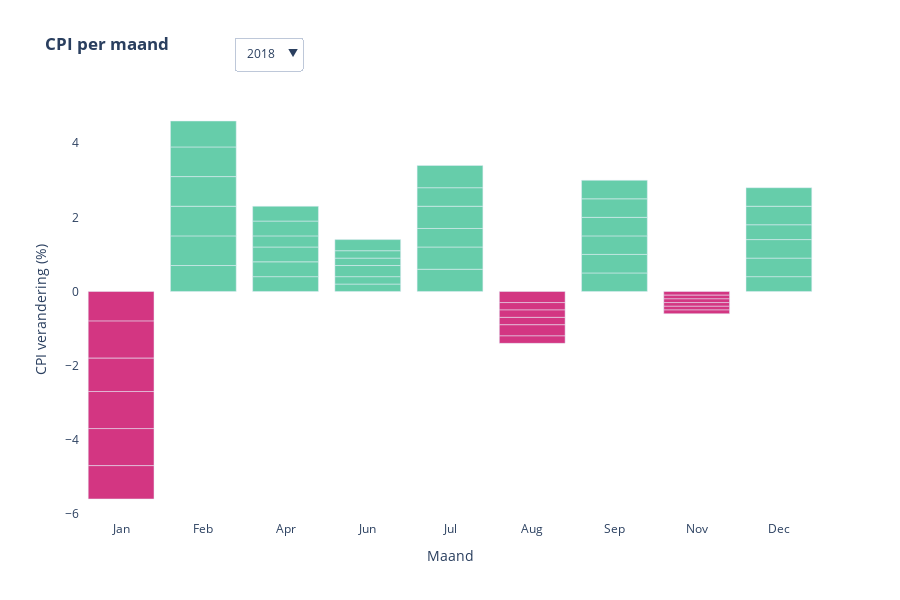

The notebook cell saved with this chart:
### Markdown cell above
Het figuur laat zien hoe het percentage mensen in Zweden dat in armoede leeft zich heeft ontwikkeld tussen 2018 en 2022. Er worden twee soorten armoede weergegeven: extreme armoede (gebaseerd op een internationale grens van $3 per dag) en armoede volgens de nationale armoedegrens van Zweden.

### Code cell
import pandas as pd
import plotly.graph_objects as go

# Data voorbereiding
df_CPI = pd.read_csv('processed_data/CPI.csv')
df_CPI = df_CPI.rename(columns={'month': 'Month', 'DATA': 'Value'})
df_CPI['Year'] = df_CPI['Month'].str[:4].astype(int)
df_CPI = df_CPI[df_CPI['Year'].between(2018, 2022)]
df_CPI['Month'] = pd.to_datetime(df_CPI['Month'], format='%YM%m').dt.strftime('%b')
df_CPI['Month'] = pd.Categorical(df_CPI['Month'], 
                                categories=['Jan', 'Feb', 'Mrt', 'Apr', 'Mei', 'Jun',
                                           'Jul', 'Aug', 'Sep', 'Okt', 'Nov', 'Dec'],
                                ordered=True)

# Kleur instellen
positive_color = '#66CDAA'  # Oranje
negative_color = '#d33682'  # Blauw als contrast

# Figuur maken
fig3 = go.Figure()

for year in sorted(df_CPI['Year'].unique()):
    df_year = df_CPI[df_CPI['Year'] == year].sort_values('Month')
    
    # Per staaf de juiste kleur toewijzen
    colors = [positive_color if val >= 0 else negative_color for val in df_year['Value']]
    
    fig3.add_trace(go.Bar(
        x=df_year['Month'],
        y=df_year['Value'],
        name=str(year),
        visible=(year == 2018),
        marker_color=colors
    ))

# Jaarkiezer
buttons = []
for i, year in enumerate(sorted(df_CPI['Year'].unique())):
    visible = [False] * len(df_CPI['Year'].unique())
    visible[i] = True
    buttons.append(
        dict(label=str(year),
             method="update",
             args=[{"visible": visible}])  # Geen titel hier!
    )

# Layout
fig3.update_layout(
    title='<b>CPI per maand</b>',
    xaxis=dict(title='Maand'),
    yaxis=dict(title='CPI verandering (%)'),
    updatemenus=[{
        "buttons": buttons,
        "direction": "down",
        "active": 0,
        "x": 0.3,
        "y": 1.15
    }],
    height=600,
    plot_bgcolor='white'
)

fig3.show()

### Figure 1 — Plotly figure (JSON) as saved in the notebook; plotly's stock layout.template omitted (floating-point values rounded to 4 significant figures)
{"data": [{"marker": {"color": ["#d33682", "#d33682", "#d33682", "#d33682", "#d33682", "#d33682", "#66CDAA", "#66CDAA", "#66CDAA", "#66CDAA", "#66CDAA", "#66CDAA", "#66CDAA", "#66CDAA", "#66CDAA", "#66CDAA", "#66CDAA", "#66CDAA", "#66CDAA", "#66CDAA", "#66CDAA", "#66CDAA", "#66CDAA", "#66CDAA", "#66CDAA", "#66CDAA", "#66CDAA", "#66CDAA", "#66CDAA", "#66CDAA", "#d33682", "#d33682", "#d33682", "#d33682", "#d33682", "#d33682", "#66CDAA", "#66CDAA", "#66CDAA", "#66CDAA", "#66CDAA", "#66CDAA", "#d33682", "#d33682", "#d33682", "#d33682", "#d33682", "#d33682", "#66CDAA", "#66CDAA", "#66CDAA", "#66CDAA", "#66CDAA", "#66CDAA", "#66CDAA", "#66CDAA", "#d33682", "#66CDAA", "#66CDAA", "#d33682", "#66CDAA", "#66CDAA", "#d33682", "#66CDAA", "#66CDAA", "#d33682", "#66CDAA", "#66CDAA", "#d33682", "#66CDAA", "#66CDAA", "#d33682"]}, "name": "2018", "type": "bar", "visible": true, "x": ["Jan", "Jan", "Jan", "Jan", "Jan", "Jan", "Feb", "Feb", "Feb", "Feb", "Feb", "Feb", "Apr", "Apr", "Apr", "Apr", "Apr", "Apr", "Jun", "Jun", "Jun", "Jun", "Jun", "Jun", "Jul", "Jul", "Jul", "Jul", "Jul", "Jul", "Aug", "Aug", "Aug", "Aug", "Aug", "Aug", "Sep", "Sep", "Sep", "Sep", "Sep", "Sep", "Nov", "Nov", "Nov", "Nov", "Nov", "Nov", "Dec", "Dec", "Dec", "Dec", "Dec", "Dec", null, null, null, null, null, null, null, null, null, null, null, null, null, null, null, null, null, null], "y": [-0.8, -1.0, -0.9, -1.0, -1.0, -0.9, 0.7, 0.8, 0.8, 0.8, 0.8, 0.7, 0.4, 0.4, 0.4, 0.3, 0.4, 0.4, 0.2, 0.2, 0.3, 0.2, 0.2, 0.3, 0.6, 0.6, 0.5, 0.6, 0.5, 0.6, -0.3, -0.2, -0.2, -0.2, -0.3, -0.2, 0.5, 0.5, 0.5, 0.5, 0.5, 0.5, -0.1, -0.1, -0.1, -0.1, -0.1, -0.1, 0.4, 0.5, 0.5, 0.4, 0.5, 0.5, 0.3, 0.2, -0.1, 0.3, 0.2, -0.1, 0.3, 0.3, -0.1, 0.3, 0.3, -0.1, 0.3, 0.3, -0.2, 0.3, 0.3, -0.2]}, {"marker": {"color": ["#d33682", "#d33682", "#d33682", "#d33682", "#d33682", "#d33682", "#66CDAA", "#66CDAA", "#66CDAA", "#66CDAA", "#66CDAA", "#66CDAA", "#66CDAA", "#66CDAA", "#66CDAA", "#66CDAA", "#66CDAA", "#66CDAA", "#d33682", "#d33682", "#d33682", "#d33682", "#d33682", "#d33682", "#66CDAA", "#66CDAA", "#66CDAA", "#66CDAA", "#66CDAA", "#66CDAA", "#d33682", "#d33682", "#d33682", "#d33682", "#d33682", "#d33682", "#66CDAA", "#66CDAA", "#66CDAA", "#66CDAA", "#66CDAA", "#66CDAA", "#66CDAA", "#66CDAA", "#66CDAA", "#66CDAA", "#66CDAA", "#66CDAA", "#66CDAA", "#66CDAA", "#66CDAA", "#66CDAA", "#66CDAA", "#66CDAA", "#66CDAA", "#66CDAA", "#66CDAA", "#66CDAA", "#66CDAA", "#66CDAA", "#66CDAA", "#66CDAA", "#66CDAA", "#66CDAA", "#66CDAA", "#66CDAA", "#66CDAA", "#66CDAA", "#66CDAA", "#66CDAA", "#66CDAA", "#66CDAA"]}, "name": "2019", "type": "bar", "visible": false, "x": ["Jan", "Jan", "Jan", "Jan", "Jan", "Jan", "Feb", "Feb", "Feb", "Feb", "Feb", "Feb", "Apr", "Apr", "Apr", "Apr", "Apr", "Apr", "Jun", "Jun", "Jun", "Jun", "Jun", "Jun", "Jul", "Jul", "Jul", "Jul", "Jul", "Jul", "Aug", "Aug", "Aug", "Aug", "Aug", "Aug", "Sep", "Sep", "Sep", "Sep", "Sep", "Sep", "Nov", "Nov", "Nov", "Nov", "Nov", "Nov", "Dec", "Dec", "Dec", "Dec", "Dec", "Dec", null, null, null, null, null, null, null, null, null, null, null, null, null, null, null, null, null, null], "y": [-1.0, -1.2, -1.1, -1.3, -1.2, -1.0, 0.7, 0.7, 0.7, 0.8, 0.7, 0.7, 0.7, 0.7, 0.6, 0.7, 0.7, 0.7, -0.2, -0.2, -0.1, -0.2, -0.1, -0.1, 0.7, 0.7, 0.4, 0.5, 0.4, 0.5, -0.5, -0.4, -0.4, -0.5, -0.5, -0.5, 0.5, 0.4, 0.5, 0.5, 0.5, 0.5, 0.1, 0.1, 0.1, 0.1, 0.1, 0.1, 0.4, 0.4, 0.4, 0.4, 0.4, 0.4, 0.2, 0.3, 0.0, 0.2, 0.3, 0.0, 0.2, 0.3, 0.0, 0.2, 0.3, 0.0, 0.2, 0.3, 0.1, 0.2, 0.3, 0.1]}, {"marker": {"color": ["#d33682", "#d33682", "#d33682", "#d33682", "#d33682", "#d33682", "#66CDAA", "#66CDAA", "#66CDAA", "#66CDAA", "#66CDAA", "#66CDAA", "#d33682", "#d33682", "#d33682", "#d33682", "#d33682", "#d33682", "#66CDAA", "#66CDAA", "#66CDAA", "#66CDAA", "#66CDAA", "#66CDAA", "#66CDAA", "#66CDAA", "#66CDAA", "#66CDAA", "#66CDAA", "#66CDAA", "#d33682", "#d33682", "#d33682", "#d33682", "#d33682", "#d33682", "#66CDAA", "#66CDAA", "#66CDAA", "#66CDAA", "#66CDAA", "#66CDAA", "#66CDAA", "#66CDAA", "#d33682", "#66CDAA", "#d33682", "#66CDAA", "#66CDAA", "#66CDAA", "#66CDAA", "#66CDAA", "#66CDAA", "#66CDAA", "#d33682", "#66CDAA", "#d33682", "#d33682", "#66CDAA", "#d33682", "#d33682", "#66CDAA", "#66CDAA", "#d33682", "#66CDAA", "#d33682", "#d33682", "#66CDAA", "#d33682", "#d33682", "#66CDAA", "#d33682"]}, "name": "2020", "type": "bar", "visible": false, "x": ["Jan", "Jan", "Jan", "Jan", "Jan", "Jan", "Feb", "Feb", "Feb", "Feb", "Feb", "Feb", "Apr", "Apr", "Apr", "Apr", "Apr", "Apr", "Jun", "Jun", "Jun", "Jun", "Jun", "Jun", "Jul", "Jul", "Jul", "Jul", "Jul", "Jul", "Aug", "Aug", "Aug", "Aug", "Aug", "Aug", "Sep", "Sep", "Sep", "Sep", "Sep", "Sep", "Nov", "Nov", "Nov", "Nov", "Nov", "Nov", "Dec", "Dec", "Dec", "Dec", "Dec", "Dec", null, null, null, null, null, null, null, null, null, null, null, null, null, null, null, null, null, null], "y": [-1.4, -1.3, -1.3, -1.6, -1.6, -1.5, 0.5, 0.4, 0.5, 0.5, 0.4, 0.5, -0.4, -0.3, -0.3, -0.4, -0.3, -0.3, 0.6, 0.6, 0.6, 0.6, 0.6, 0.6, 0.4, 0.4, 0.2, 0.2, 0.2, 0.2, -0.2, -0.1, -0.1, -0.2, -0.2, -0.2, 0.0, 0.0, 0.1, 0.1, 0.1, 0.1, 0.0, 0.0, -0.1, 0.0, -0.1, 0.0, 0.7, 0.7, 0.7, 0.7, 0.8, 0.8, -0.2, 0.6, -0.1, -0.2, 0.6, -0.1, -0.2, 0.6, 0.0, -0.2, 0.6, -0.1, -0.2, 0.6, -0.1, -0.2, 0.6, -0.1]}, {"marker": {"color": ["#d33682", "#d33682", "#d33682", "#d33682", "#d33682", "#d33682", "#66CDAA", "#66CDAA", "#66CDAA", "#66CDAA", "#66CDAA", "#66CDAA", "#66CDAA", "#66CDAA", "#66CDAA", "#66CDAA", "#66CDAA", "#66CDAA", "#66CDAA", "#66CDAA", "#66CDAA", "#66CDAA", "#66CDAA", "#66CDAA", "#66CDAA", "#66CDAA", "#66CDAA", "#66CDAA", "#66CDAA", "#66CDAA", "#66CDAA", "#66CDAA", "#66CDAA", "#66CDAA", "#66CDAA", "#66CDAA", "#66CDAA", "#66CDAA", "#66CDAA", "#66CDAA", "#66CDAA", "#66CDAA", "#66CDAA", "#66CDAA", "#66CDAA", "#66CDAA", "#66CDAA", "#66CDAA", "#66CDAA", "#66CDAA", "#66CDAA", "#66CDAA", "#66CDAA", "#66CDAA", "#66CDAA", "#66CDAA", "#66CDAA", "#66CDAA", "#66CDAA", "#66CDAA", "#66CDAA", "#66CDAA", "#66CDAA", "#66CDAA", "#66CDAA", "#66CDAA", "#66CDAA", "#66CDAA", "#66CDAA", "#66CDAA", "#66CDAA", "#66CDAA"]}, "name": "2021", "type": "bar", "visible": false, "x": ["Jan", "Jan", "Jan", "Jan", "Jan", "Jan", "Feb", "Feb", "Feb", "Feb", "Feb", "Feb", "Apr", "Apr", "Apr", "Apr", "Apr", "Apr", "Jun", "Jun", "Jun", "Jun", "Jun", "Jun", "Jul", "Jul", "Jul", "Jul", "Jul", "Jul", "Aug", "Aug", "Aug", "Aug", "Aug", "Aug", "Sep", "Sep", "Sep", "Sep", "Sep", "Sep", "Nov", "Nov", "Nov", "Nov", "Nov", "Nov", "Dec", "Dec", "Dec", "Dec", "Dec", "Dec", null, null, null, null, null, null, null, null, null, null, null, null, null, null, null, null, null, null], "y": [-0.4, -0.1, -0.1, -0.4, -0.4, -0.3, 0.3, 0.3, 0.3, 0.3, 0.4, 0.3, 0.3, 0.3, 0.3, 0.3, 0.2, 0.2, 0.1, 0.1, 0.1, 0.1, 0.1, 0.1, 0.5, 0.4, 0.3, 0.3, 0.3, 0.3, 0.5, 0.5, 0.5, 0.5, 0.5, 0.5, 0.5, 0.5, 0.5, 0.5, 0.5, 0.5, 0.5, 0.5, 0.6, 0.5, 0.6, 0.5, 1.3, 1.3, 1.3, 1.3, 1.4, 1.4, 0.2, 0.2, 0.2, 0.1, 0.2, 0.2, 0.2, 0.2, 0.2, 0.1, 0.2, 0.2, 0.1, 0.2, 0.2, 0.1, 0.2, 0.2]}, {"marker": {"color": ["#d33682", "#d33682", "#d33682", "#d33682", "#d33682", "#d33682", "#66CDAA", "#66CDAA", "#66CDAA", "#66CDAA", "#66CDAA", "#66CDAA", "#66CDAA", "#66CDAA", "#66CDAA", "#66CDAA", "#66CDAA", "#66CDAA", "#66CDAA", "#66CDAA", "#66CDAA", "#66CDAA", "#66CDAA", "#66CDAA", "#66CDAA", "#66CDAA", "#d33682", "#d33682", "#66CDAA", "#d33682", "#66CDAA", "#66CDAA", "#66CDAA", "#66CDAA", "#66CDAA", "#66CDAA", "#66CDAA", "#66CDAA", "#66CDAA", "#66CDAA", "#66CDAA", "#66CDAA", "#66CDAA", "#66CDAA", "#66CDAA", "#66CDAA", "#66CDAA", "#66CDAA", "#66CDAA", "#66CDAA", "#66CDAA", "#66CDAA", "#66CDAA", "#66CDAA", "#66CDAA", "#66CDAA", "#66CDAA", "#66CDAA", "#66CDAA", "#66CDAA", "#66CDAA", "#66CDAA", "#d33682", "#66CDAA", "#66CDAA", "#d33682", "#66CDAA", "#66CDAA", "#d33682", "#66CDAA", "#66CDAA", "#d33682"]}, "name": "2022", "type": "bar", "visible": false, "x": ["Jan", "Jan", "Jan", "Jan", "Jan", "Jan", "Feb", "Feb", "Feb", "Feb", "Feb", "Feb", "Apr", "Apr", "Apr", "Apr", "Apr", "Apr", "Jun", "Jun", "Jun", "Jun", "Jun", "Jun", "Jul", "Jul", "Jul", "Jul", "Jul", "Jul", "Aug", "Aug", "Aug", "Aug", "Aug", "Aug", "Sep", "Sep", "Sep", "Sep", "Sep", "Sep", "Nov", "Nov", "Nov", "Nov", "Nov", "Nov", "Dec", "Dec", "Dec", "Dec", "Dec", "Dec", null, null, null, null, null, null, null, null, null, null, null, null, null, null, null, null, null, null], "y": [-0.5, -0.7, -0.6, -0.6, -0.6, -0.5, 0.9, 0.9, 0.9, 0.9, 0.9, 0.9, 0.6, 0.6, 0.6, 0.6, 0.6, 0.6, 1.3, 1.4, 1.2, 1.3, 1.4, 1.3, 0.0, 0.3, -0.2, -0.2, 0.1, -0.2, 1.6, 1.8, 1.5, 1.8, 1.6, 1.5, 1.1, 1.4, 1.4, 1.2, 1.1, 1.2, 0.7, 1.0, 0.8, 0.7, 0.8, 1.0, 1.9, 1.9, 2.1, 2.1, 2.1, 2.1, 1.8, 1.0, 0.2, 1.8, 1.3, 0.0, 1.7, 1.0, -0.1, 1.8, 1.2, -0.3, 1.9, 1.1, -0.2, 1.9, 1.3, -0.4]}], "layout": {"height": 600, "plot_bgcolor": "white", "title": {"text": "<b>CPI per maand</b>"}, "updatemenus": [{"active": 0, "buttons": [{"args": [{"visible": [true, false, false, false, false]}], "label": "2018", "method": "update"}, {"args": [{"visible": [false, true, false, false, false]}], "label": "2019", "method": "update"}, {"args": [{"visible": [false, false, true, false, false]}], "label": "2020", "method": "update"}, {"args": [{"visible": [false, false, false, true, false]}], "label": "2021", "method": "update"}, {"args": [{"visible": [false, false, false, false, true]}], "label": "2022", "method": "update"}], "direction": "down", "x": 0.3, "y": 1.15}], "xaxis": {"title": {"text": "Maand"}}, "yaxis": {"title": {"text": "CPI verandering (%)"}}}}
